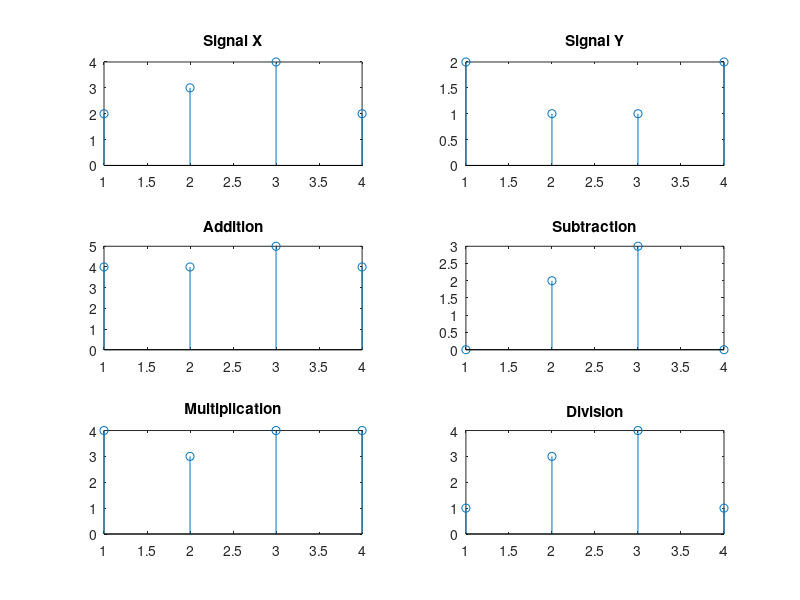

Recreate this plot in MATLAB.
%Operations on Discrete Time Signals -1
clear
x=[2 3 4 2];
subplot(3,2,1);
stem(x);
title('Signal X');
y=[2 1 1 2];
subplot(3,2,2);
stem(y);
title('Signal Y');

%Addition
z=x+y;
subplot(3,2,3);
stem(z);
title('Addition');

%Subtraction
z=x-y;
subplot(3,2,4);
stem(z);
title('Subtraction');

%Multiplication
z=x.*y;
subplot(3,2,5);
stem(z);
title('Multiplication');

%Division
z=x./y;
subplot(3,2,6);
stem(z);
title('Division');